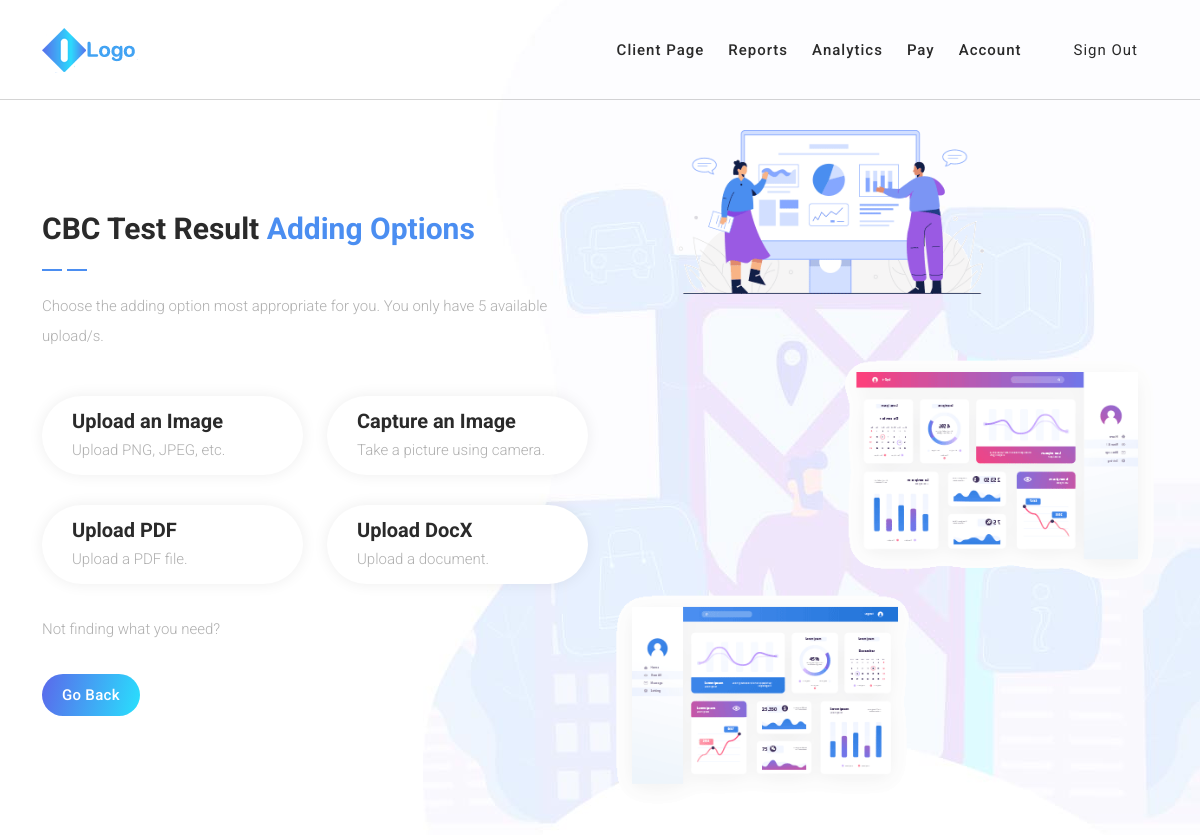
Page /addingOptions/ (signed in) on the earlier database version.
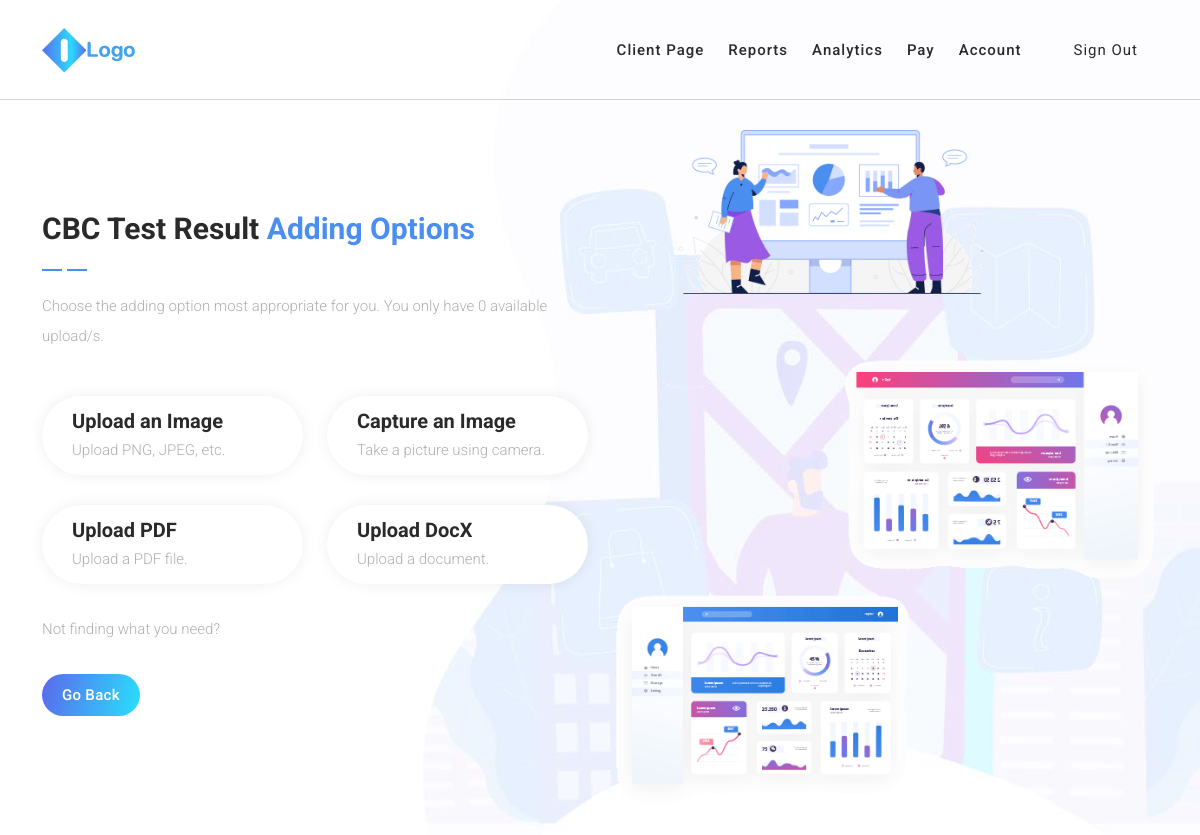
Same page on the later database version.
### isabuhaywebapp/models.py (models this page shows, shortened)
class User(AbstractBaseUser):
    username = models.CharField(verbose_name="username", max_length=25, blank=False, null=False, unique=True)
    email = models.EmailField(verbose_name="email address", max_length=50, blank=False, null=False, unique=True)
    firstname = models.CharField(verbose_name="first name", max_length=20, blank=False, null=False)
    lastname = models.CharField(verbose_name="last name", max_length=20, blank=False, null=False)
    phone_number = models.CharField(verbose_name="phone number", max_length=15, blank=False, null=False)
    profile_picture = models.ImageField(verbose_name="profile picture", null=True, blank=True)
    birthdate = models.DateTimeField(verbose_name="birthdate", blank=True, null=True)
    blood_type = models.CharField(verbose_name="blood type", max_length=5, blank=True, null=True)
    height = models.DecimalField(verbose_name="height", decimal_places = 2, max_digits = 6, validators=[MinValueValidator(Decimal('0.01'))], blank=True, null=True)
    weight = models.DecimalField(verbose_name="weight", decimal_places = 2, max_digits = 6, validators=[MinValueValidator(Decimal('0.01'))], blank=True, null=True)
    is_admin = models.BooleanField(default=False)
    is_active = models.BooleanField(default=True)
    is_staff = models.BooleanField(default=False)
    is_superuser = models.BooleanField(default=False)
    uploads = models.IntegerField(verbose_name="uploads",blank=False, null=False, default=5)
    USERNAME_FIELD="username"
    REQUIRED_FIELDS = [
        'email',
        'firstname',
        'lastname',
        'phone_number',
    ]
    objects = UserManager()

### isabuhaywebapp/views.py (the view)
# urls.py: path('addingOptions/', DisplayAddingOptions.as_view(), name='DisplayAddingOptions'),
class DisplayAddingOptions(LoginRequiredMixin, View):
    def get(self, request,  *args, **kwargs):
        object = User.objects.get(id=request.user.id)
        context = {'object': object}
        return render(request, 'displayAddingOptions.html', context)

### templates/displayAddingOptions.html (shortened to what this page needs)
{% load static %}
<!DOCTYPE html>
<html lang="en">
  <head>
    <link href="{% static 'vendor/bootstrap/css/bootstrap.min.css' %}" rel="stylesheet">
    <link rel="stylesheet" href="https://use.fontawesome.com/releases/v5.8.1/css/all.css' %}">
    <link rel="stylesheet" href="{% static 'assets/css/templatemo-chain-app-dev.css' %}">
    <link rel="stylesheet" href="{% static 'assets/css/animated.css' %}">
    <link rel="stylesheet" href="{% static 'assets/css/owl.css' %}">
  </head>
<body>
  <header class="header-area header-sticky wow slideInDown" data-wow-duration="0.75s" data-wow-delay="0s">
    <div class="container">
      <div class="row">
        <div class="col-12">
          <nav class="main-nav">
            <a href="#" class="logo">
              <img src="{% static 'assets/images/logo.png' %}" alt="Chain App Dev">
            </a>
            <ul class="nav">
              <li class="scroll-to-section"><a href="{% url 'DisplayClientSide' %}">Client Page</a></li>
              <li class="scroll-to-section"><a href="{% url 'DisplayAllCBCTestResult' %}">Reports</a></li>
              <li class="scroll-to-section"><a href="#">Analytics</a></li>
              <li class="scroll-to-section"><a href="{% url 'DisplayAllPromoOptions' 'pay' %}">Pay</a></li>
              <li class="scroll-to-section"><a href="{% url 'DisplayAccountPage' %}">Account</a></li>
              <li class="scroll-to-section"><a href="{% url 'LogoutView' %}">Sign Out</a></li>
            </ul>
          </nav>
        </div>
      </div>
    </div>
  </header>
  <div id="about" class="about-us section">
    <div class="container">
      <div class="row">
        <div class="col-lg-6 align-self-center wow fadeInLeft" data-wow-duration="1s" data-wow-delay="0.5s">
          <div class="section-heading show-up header-text">
            <h4>CBC Test Result <em>Adding Options</em></h4>
            <img src="{% static 'assets/images/heading-line-dec.png' %}" alt="">
            <p>Choose the adding option most appropriate for you. You only have {{object.uploads}} available upload/s.</p>
          </div>
          <div class="row">
            <div class="col-lg-6">
              <div class="box-item">
                <h4><a href="{% url 'DisplayAllPromoOptions' 'image' %}">Upload an Image</a></h4>
                <p>Upload PNG, JPEG, etc.</p>
              </div>
            </div>
            <div class="col-lg-6">
              <div class="box-item">
                <h4><a href="{% url 'DisplayAllPromoOptions' 'picture' %}">Capture an Image</a></h4>
                <p>Take a picture using camera.</p>
              </div>
            </div>
            <div class="col-lg-6">
              <div class="box-item">
                <h4><a href="{% url 'DisplayAllPromoOptions' 'pdf' %}">Upload PDF</a></h4>
                <p>Upload a PDF file.</p>
              </div>
            </div>
            <div class="col-lg-6">
              <div class="box-item">
                <h4><a href="{% url 'DisplayAllPromoOptions' 'docx' %}">Upload DocX</a></h4>
                <p>Upload a document.</p>
              </div>
            </div>
            <div class="col-lg-12">
              <p>Not finding what you need?</p>
              <div class="gradient-button">
                <a href="{% url 'DisplayAllCBCTestResult' %}">Go Back</a>
              </div>
            </div>
          </div>
        </div>
        <div class="col-lg-6">
          <div class="right-image">
            <img src="{% static 'assets/images/about-right-dec.png' %}" alt="">
          </div>
        </div>
      </div>
    </div>
  </div>
</body>
</html>

Differences in the rows shown:
changed User: uploads "5" → "0"
